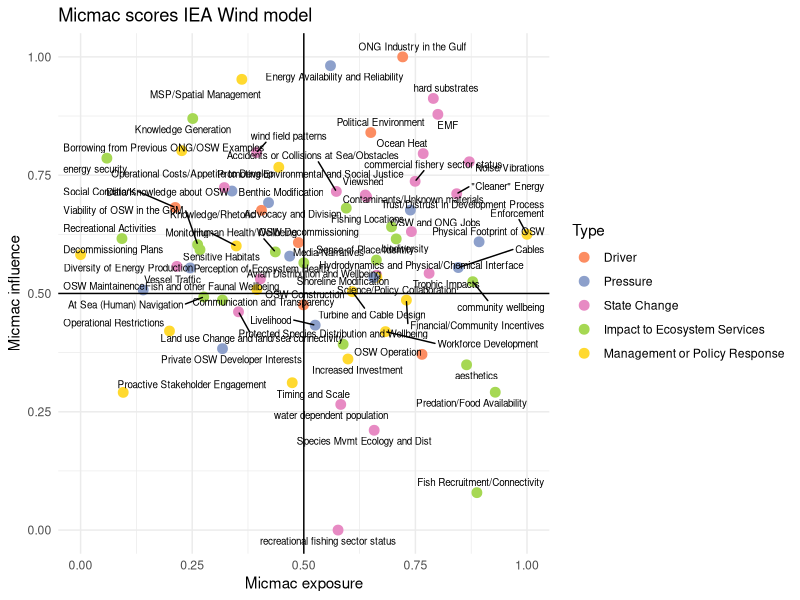

Reproduce this figure in R.


##
# Analyzing the micmac scores for the wind IEA model #####################################
##


dat = read.csv("wind model micmac scores.csv")

head(dat)


dat$Type <- factor(dat$Type, levels = c("Driver", 
                                        "Pressure", 
                                        "State Change", 
                                        "Impact to Ecosystem Services",
                                        "Management or Policy Response"))

dat = dat[rowSums(dat[, c(3,4)] == 0) < 2,]


library(ggplot2)
library(labeling)
library(ggrepel)
ggplot(data = dat, aes(x = micmac.exposure, y = micmac.influence,  color = Type)) + 
  geom_point(size=3) + 
  scale_colour_manual(values = c("#FC8D62", "#8DA0CB", "#E78AC3", "#A6D853", "#FFD92F")) +
  geom_text_repel(aes(label = Label), color = "black", size = 2.5, max.overlaps = 50) +
  #geom_text(aes(label = Label), color = "black", 
  #          position = "jitter", hjust=0.6, vjust=1.1, size = 2.5) +
  labs(title = "Micmac scores IEA Wind model", x = "Micmac exposure", y = "Micmac influence") +
  theme_minimal() +
  geom_vline(xintercept = 0.5) + geom_hline(yintercept = 0.5)
